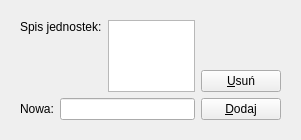
         <widget class="QWidget" name="page_2">
          <property name="geometry">
           <rect>
            <x>0</x>
            <y>0</y>
            <width>301</width>
            <height>140</height>
           </rect>
          </property>
          <attribute name="label">
           <string>Jednostki</string>
          </attribute>
          <layout class="QGridLayout" name="gridLayout_4">
           <item row="0" column="0">
            <widget class="QFrame" name="frame10">
             <property name="frameShape">
              <enum>QFrame::NoFrame</enum>
             </property>
             <property name="frameShadow">
              <enum>QFrame::Plain</enum>
             </property>
             <layout class="QGridLayout" name="gridLayout_12">
              <item row="0" column="0">
               <layout class="QHBoxLayout" name="horizontalLayout_6">
                <item>
                 <layout class="QVBoxLayout" name="verticalLayout_4">
                  <item>
                   <layout class="QHBoxLayout" name="horizontalLayout_5">
                    <item>
                     <widget class="QLabel" name="textLabel1_3">
                      <property name="maximumSize">
                       <size>
                        <width>150</width>
                        <height>32767</height>
                       </size>
                      </property>
                      <property name="text">
                       <string>Spis jednostek:</string>
                      </property>
                      <property name="alignment">
                       <set>Qt::AlignTop</set>
                      </property>
                      <property name="wordWrap">
                       <bool>false</bool>
                      </property>
                     </widget>
                    </item>
                    <item>
                     <widget class="QListWidget" name="currlBox"/>
                    </item>
                   </layout>
                  </item>
                  <item>
                   <layout class="QHBoxLayout" name="_20">
                    <item>
                     <widget class="QLabel" name="textLabel2_4">
                      <property name="text">
                       <string>Nowa:</string>
                      </property>
                      <property name="wordWrap">
                       <bool>false</bool>
                      </property>
                     </widget>
                    </item>
                    <item>
                     <widget class="QLineEdit" name="currEdit">
                      <property name="maxLength">
                       <number>10</number>
                      </property>
                     </widget>
                    </item>
                   </layout>
                  </item>
                 </layout>
                </item>
                <item>
                 <layout class="QVBoxLayout" name="verticalLayout_3">
                  <item>
                   <spacer>
                    <property name="orientation">
                     <enum>Qt::Vertical</enum>
                    </property>
                    <property name="sizeType">
                     <enum>QSizePolicy::Expanding</enum>
                    </property>
                    <property name="sizeHint" stdset="0">
                     <size>
                      <width>74</width>
                      <height>48</height>
                     </size>
                    </property>
                   </spacer>
                  </item>
                  <item>
                   <widget class="QPushButton" name="currDelBtn">
                    <property name="text">
                     <string>&amp;Usuń</string>
                    </property>
                    <property name="shortcut">
                     <string>Alt+U</string>
                    </property>
                   </widget>
                  </item>
                  <item>
                   <widget class="QPushButton" name="currAddBtn">
                    <property name="text">
                     <string>&amp;Dodaj</string>
                    </property>
                    <property name="shortcut">
                     <string>Alt+D</string>
                    </property>
                   </widget>
                  </item>
                 </layout>
                </item>
               </layout>
              </item>
             </layout>
            </widget>
           </item>
          </layout>
         </widget>
